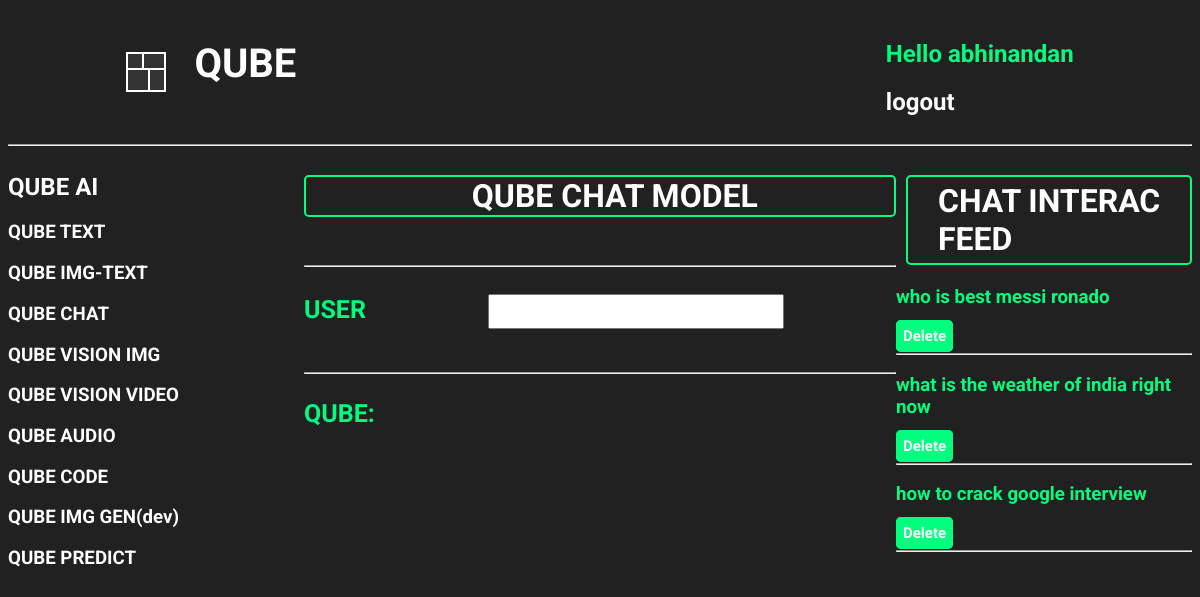
/intactChat/ (signed in), run on the app's committed database.
### base/models.py (models this page shows, shortened)
class interactiveChatHistory(models.Model):
    user = models.ForeignKey(
        User, on_delete=models.CASCADE, related_name='interactive_chat_histories')
    user_chat_prompt = models.TextField()
    model_response = models.TextField()
    created = models.DateField(auto_now_add=True)

### base/views.py (the view, shortened to what this page needs)
# urls.py: path('intactChat/', views.interactiveChat, name='intactChat'),
@login_required(login_url='loginUser')
def interactiveChat(request):
    formatted_lines = []
    user_chat_prompt = request.GET.get('user_chat_prompt', '')
    user_interac_chat = interactiveChatHistory.objects.filter(
        user=request.user).order_by('-created')
    context = {'chat_results': formatted_lines,
               'user_interac_chat': user_interac_chat}
    return render(request, 'base/TextChat_component.html', context)

### base/templates/base/TextChat_component.html (shortened to what this page needs)
{% extends 'main.html' %}
{% block content %}
<div class="interactive-chat-model">
    <div>
        {% include 'base/Models_component_ai.html' %}
    </div>
    <div>
        <div>
            <h1 style="color: white; border: 2px solid springgreen; padding-left: 28%; border-radius: 5px;">QUBE CHAT
                MODEL</h1>
        </div>
        <br>
        <hr>
        <br>
        <form action="{% url 'intactChat' %}" method="GET">
            <label style="color:springgreen; font-size: 25px; font-weight: 700;" for="">USER</label>
            <input type="text" name="user_chat_prompt" value="{{ user_chat_prompt}}" id="user_chat_prompt_input">
        </form>
        <br>
        <hr>
        <div>
            <div class="formatted_content">
                <p style="color:springgreen; font-size: 25px; font-weight: 700;">QUBE:</p>
            </div>
        </div>
    </div>
    <div>
        <h1
            style="color: white; border: 2px solid springgreen; padding: 5px; margin-left: 10px;padding-left: 30px; border-radius: 5px;">
            CHAT INTERAC FEED</h1>
        {% for chat in user_interac_chat %}
        <div>
            <h3><a href="{% url 'chatFullResponseView' chat.id %}" id="user_chat_prompt_text_chat">
                    {{ chat.user_chat_prompt }}</a>
            </h3>
            <a href="{% url 'deleteChat' chat.id %}" id="text_chat_delete_btn">Delete</a>
            <hr>
        </div>
        {% endfor %}
    </div>
</div>
{% endblock %}

### templates/navbar.html (shortened to what this page needs)
<div class="navbar-container">
    <div class="QUBE_logo_link">
        <div class="cube-loader">
            <div class="cube cube1"></div>
            <div class="cube cube2"></div>
            <div class="cube cube3"></div>
            <div class="cube cube4"></div>
        </div>
        <div class="qube_text">
            <h1><a href="{% url 'home' %}">QUBE</a></h1>
        </div>
    </div>
    <div class="login_section">
        {% if request.user.is_authenticated %}
        <div class="after_user_login">
            <div class="hello_user">
                <h2> Hello {{ request.user }} </h2>
            </div>
            <div class="hello_user_logout">
                <h2><a href="{% url 'logoutUser' %}">logout</a></h2>
            </div>
        </div>
        {% else %}
        <div class="before_user_login">
            <h2><a href="{% url 'loginUser' %}">Login</a></h2>
        </div>
        {% endif %}
    </div>
</div>
<hr>

### static/styles/main.css (style rules this page uses)
* { font-family: "Roboto", serif; }
body { background-color: #212121; }
.cube-loader { position: relative; width: 40px; height: 40px; margin: auto; }
.cube { position: absolute; width: 50%; height: 50%; background-color: #333; border: 2px solid #fff; animation: foldCube 2.4s infinite linear; }
.cube1 { top: 0; left: 0; transform-origin: 100% 100%; }
.cube2 { top: 0; right: 0; transform-origin: 0 100%; }
.cube3 { bottom: 0; right: 0; transform-origin: 0 0; }
.cube4 { bottom: 0; left: 0; transform-origin: 100% 0; }
.cube1 { animation-delay: 0.3s; }
.cube2 { animation-delay: 0.6s; }
.cube3 { animation-delay: 0.9s; }
.cube4 { animation-delay: 1.2s; }
.QUBE_logo_link { display: flex; justify-content: space-between; gap: 20px; margin-left: 10%; }
.qube_text { margin-top: 6%; font-size: 20px; padding-left: 8px; padding-right: 8px; padding-top: 5px; margin-top: 0px; }
.qube_text a { text-decoration: none; color: white; transition: all 0.3s ease; }
.login_section { margin-right: 10%; padding-top: 1%; }
.hello_user { color: springgreen; }
.hello_user_logout a { text-decoration: none; color: white; transition: all 0.3s ease; }

### base/templates/base/TextChat_component.html (style rules this page uses)
.interactive-chat-model { display: grid; grid-template-columns: 1fr 2fr 1fr; }
#user_chat_prompt_input { margin-left: 20%; width: 50%; height: 8%; font-size: 20px; }
#user_chat_prompt_text_chat { color: springgreen; text-decoration: none; border-radius: 5px; transition: all 0.3s ease; }
#text_chat_delete_btn { color: white; text-decoration: none; border: 2px solid springgreen; padding: 5px; font-size: 15px; font-weight: 700; background-color: springgreen; border-radius: 5px; }

### templates/navbar.html (style rules this page uses)
.navbar-container { display: flex; justify-content: space-between; }

### data on the page
interactiveChatHistory: user_chat_prompt "who is best messi ronado"
interactiveChatHistory: user_chat_prompt "what is the weather of india right now"
interactiveChatHistory: user_chat_prompt "how to crack google interview"

### other printed values
{{ request.user }} "abhinandan"
